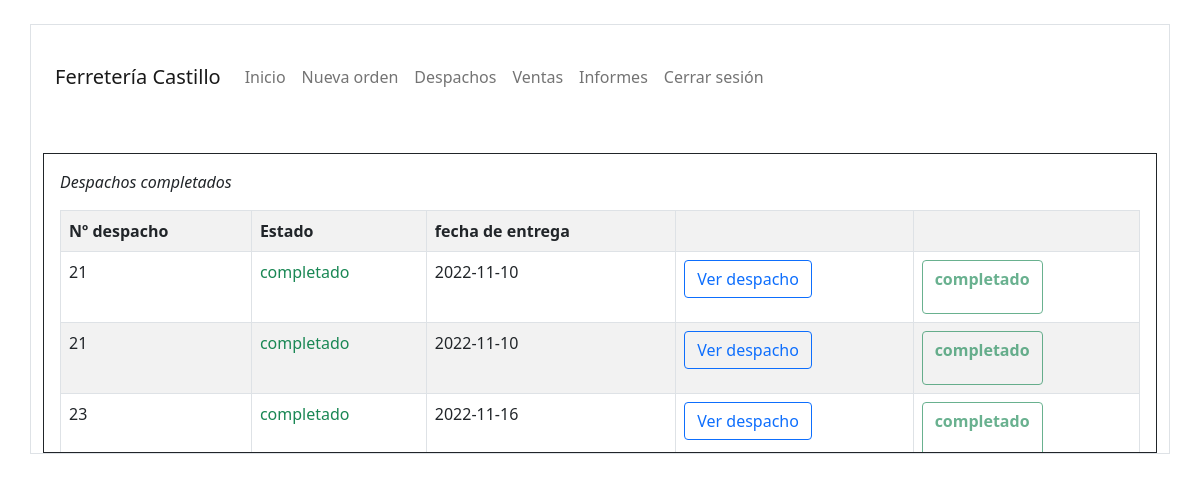
The app's page /Ferreteria_Castillo/despacho.php (signed in) with its own data.
### tables this page shows
CREATE TABLE `despacho_producto` (
  `id` int(11) NOT NULL,
  `num_despacho` int(11) DEFAULT NULL,
  `id_producto` int(11) DEFAULT NULL,
  `estado` varchar(20) DEFAULT NULL
);

CREATE TABLE `despacho` (
  `id` int(11) NOT NULL,
  `num_despacho` int(11) DEFAULT NULL,
  `nombre_cliente` varchar(100) DEFAULT NULL,
  `num_cliente` int(11) DEFAULT NULL,
  `direccion_cliente` varchar(100) DEFAULT NULL,
  `fecha_entrega` date DEFAULT NULL
);

### Ferreteria_Castillo/despacho.php (the view, shortened to what this page needs)
<?php
include 'templates/head.php';
include 'conexion.php';
if (!isset($_SESSION['usuario'])) {
    header('Location: login.php');
} else {
?> <style>
    <div class="col mt-4">
        <div class="table-responsive border border-dark p-3 table-scrollable">
            <p><i>Despachos completados</i></p>
            <table class="table table-striped table-bordered ">
                <tr>
                    <th>Nº despacho</th>
                    <th>Estado</th>
                    <th>fecha de entrega</th>
                    <th></th>
                    <th></th>
                </tr>
                <?php
                $s = $conexion->query("SELECT * FROM `despacho` ORDER BY `despacho`.`fecha_entrega` ASC;");
                while ($r = mysqli_fetch_array($s)) {
                    $sentence2 = $conexion->query("SELECT * FROM `despacho_producto` WHERE despacho_producto.estado = 'completado' AND  despacho_producto.num_despacho = {$r['num_despacho']} limit 1");
                    while ($res = mysqli_fetch_array($sentence2)) {
                        $num_despacho = $res['num_despacho'];
                        $estado = $res['estado'];
                        $fecha_entrega = $r['fecha_entrega'];
                ?>
                        <tr>
                            <td><?php echo  $num_despacho;  ?></td>
                            <td>
                                <p class="text-success"><?php echo $estado; ?></p>
                            </td>
                            <td><?php echo  $fecha_entrega; ?></td>
                            <td>
                                <form action="verDespacho.php" method="post">
                                    <button type="submit" class="btn btn-outline-primary" data-bs-toggle="modal" data-bs-target="#exampleModal">
                                        Ver despacho
                                    </button>
                                </form>
                            </td>
                            <td>
                                <form action="" method="post">
                                    <button class="btn btn-outline-success" type="submit" name="accionBoton" value="marcar_completado" disabled>
                                        <p><strong>completado</strong> </p>
                                    </button>
                                </form>
                            </td>
                        </tr>
                <?php
                    }
                }
                ?>
            </table>
        </div>
    </div>
<?php
}
include 'templates/foot.php';
?>

### Ferreteria_Castillo/despacho.php (style rules this page uses)
.table-scrollable { overflow-y: scroll; max-height: 300px; }

### records on screen
despacho: fecha_entrega "2022-11-10"
despacho_producto: num_despacho "21", estado "completado"
despacho: fecha_entrega "2022-11-10"
despacho: fecha_entrega "2022-11-16"
despacho_producto: num_despacho "23", estado "completado"
